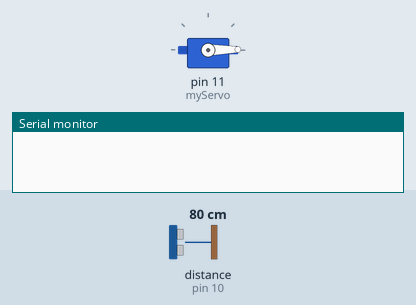
Bench run of a sketch on a simulated Arduino Uno, built with avr-gcc and run on an emulated ATmega328P. Parts: servo, the last lines printed to the serial monitor. Wiring (inferred from the names in the program): ultrasonic range finder: trigger pin 9; echo pin 10. Inputs (shaded band) come from the test bench; at power-on: distance to the obstacle (sensor on pin 10) 80 cm. The echo pulse lasts 58.3 µs per cm.

Above: at 0.01 s.
1.3 s: distance to the obstacle (sensor on pin 10) set to 2 cm
At 2.2 s:
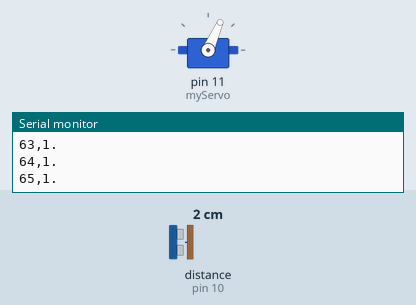
4.3 s: distance to the obstacle (sensor on pin 10) set to 120 cm
At 4.9 s:
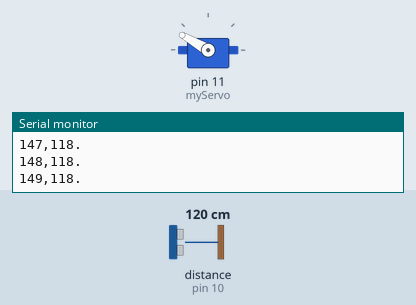
7.3 s: distance to the obstacle (sensor on pin 10) set to 4 cm
At 8.2 s:
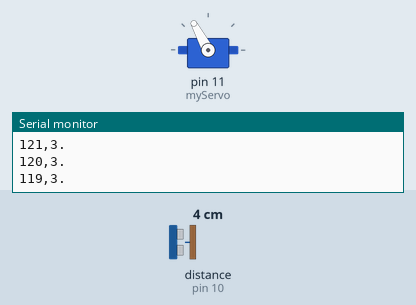
Timing chart, 0 to 19.3 s (numbered marks = the images above; inputs shaded):
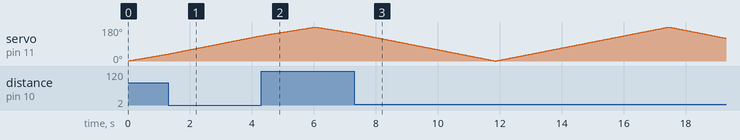

The sketch:

RadarSistemi.ino
```cpp
#include <Servo.h>

Servo myServo;
int pos = 0;
int yon = 1; // 1 ileri, -1 geri döner
bool radarDonuyorMu = true; // Başlangıçta dönsün

const int trigPin = 9;
const int echoPin = 10;
long duration;
int distance;

void setup() {
  Serial.begin(115200);
  myServo.attach(11); // Servo pinini kendi devrene göre değiştir
  pinMode(trigPin, OUTPUT);
  pinMode(echoPin, INPUT);
}

void loop() {
  // PYTHON'DAN GELEN KOMUTLARI DİNLE
  if (Serial.available() > 0) {
    char komut = Serial.read();
    if (komut == 'S') { // S: Stop (Dur)
      radarDonuyorMu = false;
    }
    else if (komut == 'R') { // R: Run (Tekrar Dönmeye Başla)
      radarDonuyorMu = true;
    }
  }

  // SADECE İZİN VARSA RADARI DÖNDÜR
  if (radarDonuyorMu) {
    pos += yon;
    if (pos >= 180 || pos <= 0) {
      yon = -yon; // Sona gelince yön değiştir
    }
    myServo.write(pos);
    delay(30); // Motor hızı
  }

  // HER HALÜKARDA MESAFEYİ ÖLÇ VE PYTHON'A GÖNDER
  digitalWrite(trigPin, LOW);
  delayMicroseconds(2);
  digitalWrite(trigPin, HIGH);
  delayMicroseconds(10);
  digitalWrite(trigPin, LOW);

  duration = pulseIn(echoPin, HIGH);
  distance = duration * 0.034 / 2;

  // Python'un okuyacağı format (Açı,Mesafe.)
  Serial.print(pos);
  Serial.print(",");
  Serial.print(distance);
  Serial.println(".");
}
```
